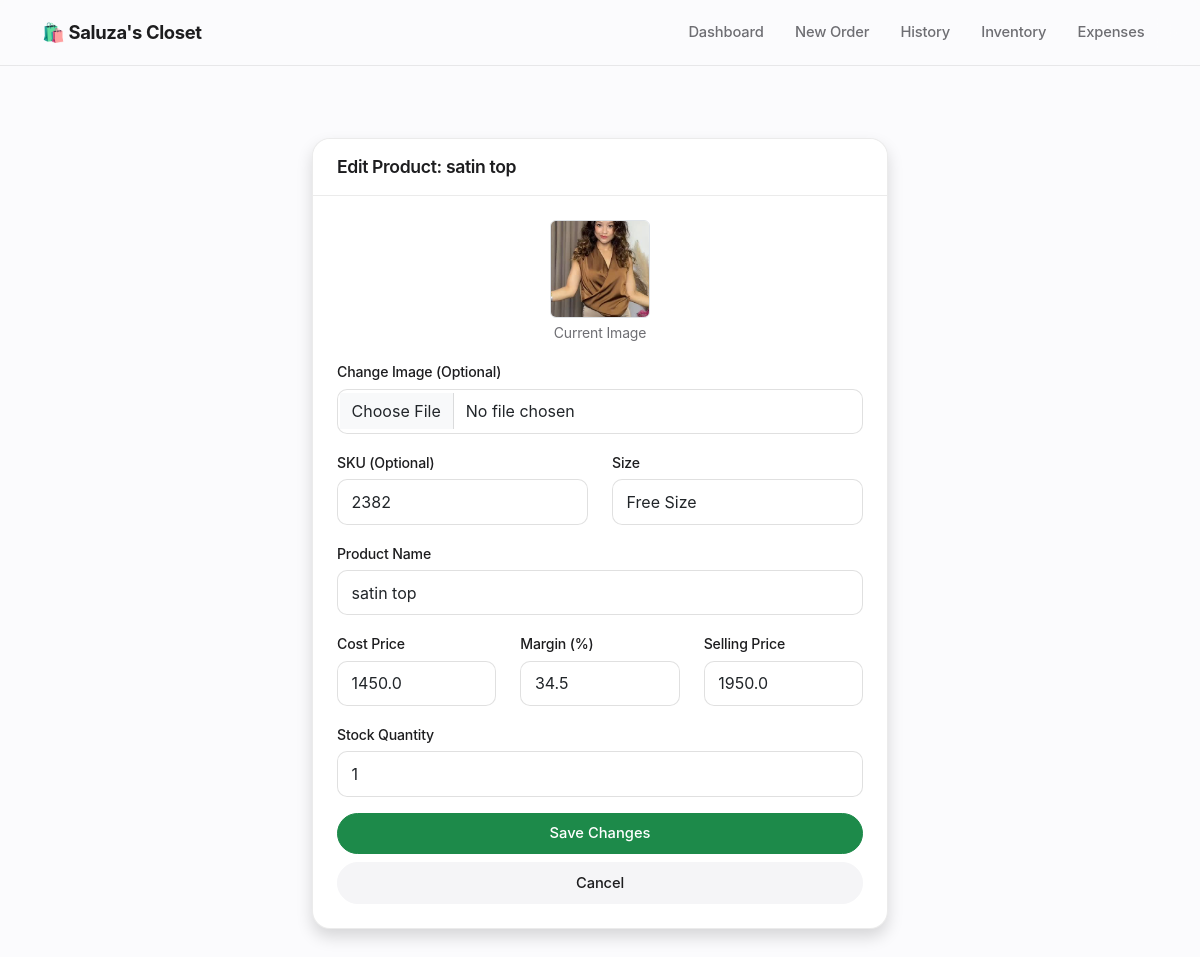
The app's page /edit_product/193 with its own data.
### app.py (models this page shows)
class Product(db.Model):
    id = db.Column(db.Integer, primary_key=True)
    sku = db.Column(db.String(50), unique=True, nullable=True)
    name = db.Column(db.String(100), nullable=False)
    size = db.Column(db.String(10), nullable=False)
    cost_price = db.Column(db.Float, default=0.0)
    price = db.Column(db.Float, nullable=False)
    stock = db.Column(db.Integer, default=0)
    image = db.Column(db.String(100), nullable=True)

### app.py (the view, shortened to what this page needs)
@app.route('/edit_product/<int:id>', methods=['GET', 'POST'])
def edit_product(id):
    product = Product.query.get_or_404(id)
    return render_template('edit_product.html', p=product)

### templates/edit_product.html (shortened to what this page needs)
{% extends "layout.html" %}
{% block content %}
<div class="container mt-4" style="max-width: 600px;">
    <div class="card shadow">
        <div class="card-header" style="color: var(--accent); font-weight: 600;">
            <h4 class="mb-0" style="font-size: 1.1rem;">Edit Product: {{ p.name }}</h4>
        </div>
        <div class="card-body">
            <form method="POST" enctype="multipart/form-data">
                <div class="text-center mb-3">
                    {% if p.image %}
                    <img src="{{ url_for('static', filename='uploads/' + p.image) }}" width="100" class="rounded border">
                    <p class="small text-muted mt-1">Current Image</p>
                    {% endif %}
                </div>
                <div class="mb-3">
                    <label class="form-label">Change Image (Optional)</label>
                    <input type="file" name="image" class="form-control">
                </div>
                <div class="row mb-3">
                    <div class="col">
                        <label class="form-label">SKU (Optional)</label>
                        <input type="text" name="sku" class="form-control" value="{{ p.sku if p.sku else '' }}">
                    </div>
                    <div class="col">
                        <label class="form-label">Size</label>
                        <input type="text" name="size" class="form-control" value="{{ p.size }}" required>
                    </div>
                </div>
                <div class="mb-3">
                    <label class="form-label">Product Name</label>
                    <input type="text" name="name" class="form-control" value="{{ p.name }}" required>
                </div>
                <div class="row mb-3">
                    <div class="col-4">
                        <label class="form-label">Cost Price</label>
                        <input type="number" name="cost_price" id="costPriceInput" class="form-control" step="0.01" value="{{ p.cost_price }}" required>
                    </div>
                    <div class="col-4">
                        <label class="form-label">Margin (%)</label>
                        <input type="number" id="profitMarginInput" class="form-control" placeholder="Margin %" step="0.1">
                    </div>
                    <div class="col-4">
                        <label class="form-label">Selling Price</label>
                        <input type="number" name="price" id="sellingPriceInput" class="form-control" step="0.01" value="{{ p.price }}" required>
                    </div>
                </div>
                <div class="mb-3">
                    <label class="form-label">Stock Quantity</label>
                    <input type="number" name="stock" class="form-control" value="{{ p.stock }}" required>
                </div>
                <div class="d-grid gap-2">
                    <button type="submit" class="btn btn-success">Save Changes</button>
                    <a href="/inventory" class="btn btn-secondary">Cancel</a>
                </div>
            </form>
        </div>
    </div>
</div>
{% endblock %}

### templates/layout.html (style rules this page uses)
:root { --accent: #0071e3; --accent-hover: #0077ed; --accent-active: #006edb; --accent-tint: rgba(0, 113, 227, 0.08); --bg: #fbfbfd; --surface: #ffffff; --surface-muted: #f5f5f7; --text: #1d1d1f; --text-secondary: #6e6e73; --text-tertiary: #86868b; --hairline: rgba(0, 0, 0, 0.08); --hairline-strong: rgba(0, 0, 0, 0.12); --success: #1d8a4a; --success-tint: rgba(29, 138, 74, 0.1); --warning: #b7791f; --warning-tint: rgba(183, 121, 31, 0.1); --danger: #d0342c; --danger-tint: rgba(208, 52, 44, 0.08); --info: #0071e3; --info-tint: rgba(0, 113, 227, 0.08); --radius-sm: 10px; --radius-md: 14px; --radius-lg: 18px; --radius-pill: 980px; --shadow-rest: 0 1px 2px rgba(0, 0, 0, 0.04), 0 2px 12px rgba(0, 0, 0, 0.04); --shadow-hover: 0 4px 10px rgba(0, 0, 0, 0.06), 0 10px 30px rgba(0, 0, 0, 0.07); --ease: cubic-bezier(0.28, 0.11, 0.32, 1); }
* { -webkit-font-smoothing: antialiased; -moz-osx-font-smoothing: grayscale; }
html { scroll-behavior: smooth; }
body { font-family: -apple-system, BlinkMacSystemFont, 'SF Pro Text', 'Inter', 'Segoe UI', Roboto, Helvetica, Arial, sans-serif; background-color: var(--bg); color: var(--text); letter-spacing: -0.01em; }
h1, h2, h3, h4, h5, h6 { font-weight: 600; letter-spacing: -0.02em; color: var(--text); }
a { color: var(--accent); }
small, .text-muted { color: var(--text-secondary) !important; }
.card { border: 1px solid var(--hairline); border-radius: var(--radius-lg); box-shadow: var(--shadow-rest); background: var(--surface); transition: box-shadow 0.35s var(--ease), transform 0.35s var(--ease), border-color 0.35s var(--ease); }
.card-header { background-color: var(--surface); border-bottom: 1px solid var(--hairline); font-weight: 600; padding: 1.1rem 1.5rem; border-radius: var(--radius-lg) var(--radius-lg) 0 0 !important; }
.card-body { padding: 1.5rem; }
.btn { border-radius: var(--radius-pill); font-weight: 500; font-size: 0.92rem; padding: 0.55rem 1.3rem; box-shadow: none; border-width: 1px; transition: background-color 0.25s var(--ease), border-color 0.25s var(--ease), color 0.25s var(--ease), transform 0.15s var(--ease), box-shadow 0.25s var(--ease); }
.btn-success { background-color: var(--success); border-color: var(--success); }
.btn-secondary { background-color: var(--surface-muted); border-color: var(--surface-muted); color: var(--text); }
.form-control, .form-select { border-radius: var(--radius-sm); border: 1px solid var(--hairline-strong); padding: 0.6rem 0.85rem; background-color: var(--surface); transition: border-color 0.25s var(--ease), box-shadow 0.25s var(--ease); }
.form-label { font-weight: 500; font-size: 0.88rem; color: var(--text); margin-bottom: 0.4rem; }

### records on screen
Product: name "satin top", image (picture), sku "2382", size "Free Size", cost_price "1450.0", price "1950.0", stock "1"
